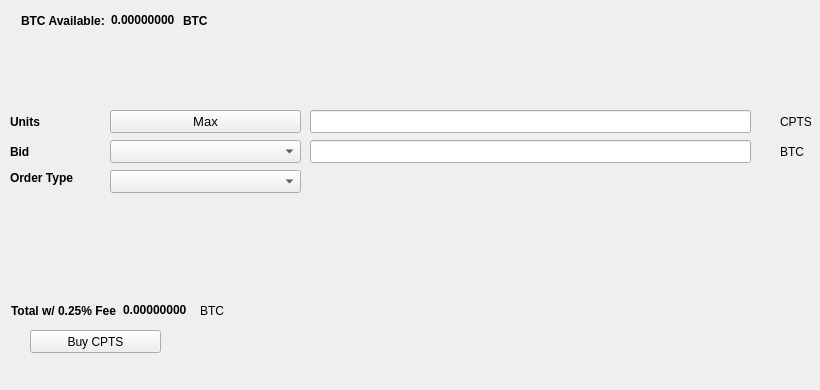
   <widget class="QWidget" name="BuyTab">
    <attribute name="title">
     <string>Buy</string>
    </attribute>
    <widget class="QPushButton" name="BuyCPTS">
     <property name="geometry">
      <rect>
       <x>30</x>
       <y>330</y>
       <width>131</width>
       <height>23</height>
      </rect>
     </property>
     <property name="text">
      <string>Buy CPTS</string>
     </property>
     <property name="icon">
      <iconset resource="../cpts.qrc">
       <normaloff>:/icons/bitcoin</normaloff>:/icons/bitcoin</iconset>
     </property>
    </widget>
    <widget class="QLabel" name="label_3">
     <property name="geometry">
      <rect>
       <x>10</x>
       <y>110</y>
       <width>46</width>
       <height>23</height>
      </rect>
     </property>
     <property name="font">
      <font>
       <weight>75</weight>
       <bold>true</bold>
      </font>
     </property>
     <property name="text">
      <string>Units</string>
     </property>
    </widget>
    <widget class="QLineEdit" name="UnitsInput">
     <property name="geometry">
      <rect>
       <x>310</x>
       <y>110</y>
       <width>441</width>
       <height>23</height>
      </rect>
     </property>
     <property name="font">
      <font>
       <pointsize>9</pointsize>
       <weight>75</weight>
       <bold>true</bold>
      </font>
     </property>
    </widget>
    <widget class="QLineEdit" name="BuyBidPriceEdit">
     <property name="geometry">
      <rect>
       <x>310</x>
       <y>140</y>
       <width>441</width>
       <height>23</height>
      </rect>
     </property>
     <property name="font">
      <font>
       <pointsize>9</pointsize>
       <weight>75</weight>
       <bold>true</bold>
      </font>
     </property>
    </widget>
    <widget class="QLabel" name="label_4">
     <property name="geometry">
      <rect>
       <x>780</x>
       <y>110</y>
       <width>31</width>
       <height>23</height>
      </rect>
     </property>
     <property name="text">
      <string>CPTS</string>
     </property>
    </widget>
    <widget class="QLabel" name="label_5">
     <property name="geometry">
      <rect>
       <x>780</x>
       <y>140</y>
       <width>31</width>
       <height>23</height>
      </rect>
     </property>
     <property name="text">
      <string>BTC</string>
     </property>
    </widget>
    <widget class="QLabel" name="label_6">
     <property name="geometry">
      <rect>
       <x>10</x>
       <y>140</y>
       <width>46</width>
       <height>23</height>
      </rect>
     </property>
     <property name="font">
      <font>
       <weight>75</weight>
       <bold>true</bold>
      </font>
     </property>
     <property name="text">
      <string>Bid</string>
     </property>
    </widget>
    <widget class="QLabel" name="label_7">
     <property name="geometry">
      <rect>
       <x>10</x>
       <y>170</y>
       <width>91</width>
       <height>16</height>
      </rect>
     </property>
     <property name="font">
      <font>
       <weight>75</weight>
       <bold>true</bold>
      </font>
     </property>
     <property name="text">
      <string>Order Type</string>
     </property>
    </widget>
    <widget class="QPushButton" name="Buy_Max_Amount">
     <property name="geometry">
      <rect>
       <x>110</x>
       <y>110</y>
       <width>191</width>
       <height>23</height>
      </rect>
     </property>
     <property name="font">
      <font>
       <pointsize>10</pointsize>
      </font>
     </property>
     <property name="text">
      <string>Max</string>
     </property>
    </widget>
    <widget class="QComboBox" name="BuyBidcomboBox">
     <property name="geometry">
      <rect>
       <x>110</x>
       <y>140</y>
       <width>191</width>
       <height>23</height>
      </rect>
     </property>
     <property name="font">
      <font>
       <pointsize>10</pointsize>
      </font>
     </property>
    </widget>
    <widget class="QComboBox" name="buyOrdertypeCombo">
     <property name="geometry">
      <rect>
       <x>110</x>
       <y>170</y>
       <width>191</width>
       <height>23</height>
      </rect>
     </property>
     <property name="font">
      <font>
       <pointsize>10</pointsize>
      </font>
     </property>
    </widget>
    <widget class="QWidget" name="layoutWidget1">
     <property name="geometry">
      <rect>
       <x>21</x>
       <y>11</y>
       <width>227</width>
       <height>19</height>
      </rect>
     </property>
     <layout class="QHBoxLayout" name="horizontalLayout_3">
      <item>
       <widget class="QLabel" name="label232">
        <property name="font">
         <font>
          <weight>75</weight>
          <bold>true</bold>
         </font>
        </property>
        <property name="text">
         <string>BTC Available:</string>
        </property>
       </widget>
      </item>
      <item>
       <widget class="QLabel" name="BtcAvailableLbl">
        <property name="palette">
         <palette>
          <active>
           <colorrole role="WindowText">
            <brush brushstyle="SolidPattern">
             <color alpha="255">
              <red>0</red>
              <green>0</green>
              <blue>0</blue>
             </color>
            </brush>
           </colorrole>
           <colorrole role="Button">
            <brush brushstyle="SolidPattern">
             <color alpha="255">
              <red>0</red>
              <green>170</green>
              <blue>0</blue>
             </color>
            </brush>
           </colorrole>
           <colorrole role="Light">
            <brush brushstyle="SolidPattern">
             <color alpha="255">
              <red>0</red>
              <green>255</green>
              <blue>0</blue>
             </color>
            </brush>
           </colorrole>
           <colorrole role="Midlight">
            <brush brushstyle="SolidPattern">
             <color alpha="255">
              <red>0</red>
              <green>212</green>
              <blue>0</blue>
             </color>
            </brush>
           </colorrole>
           <colorrole role="Dark">
            <brush brushstyle="SolidPattern">
             <color alpha="255">
              <red>0</red>
              <green>85</green>
              <blue>0</blue>
             </color>
            </brush>
           </colorrole>
           <colorrole role="Mid">
            <brush brushstyle="SolidPattern">
             <color alpha="255">
              <red>0</red>
              <green>113</green>
              <blue>0</blue>
             </color>
            </brush>
           </colorrole>
           <colorrole role="Text">
            <brush brushstyle="SolidPattern">
             <color alpha="255">
              <red>0</red>
              <green>170</green>
              <blue>0</blue>
             </color>
            </brush>
           </colorrole>
           <colorrole role="BrightText">
            <brush brushstyle="SolidPattern">
             <color alpha="255">
              <red>255</red>
              <green>255</green>
              <blue>255</blue>
             </color>
            </brush>
           </colorrole>
           <colorrole role="ButtonText">
            <brush brushstyle="SolidPattern">
             <color alpha="255">
              <red>0</red>
              <green>0</green>
              <blue>0</blue>
             </color>
            </brush>
           </colorrole>
           <colorrole role="Base">
            <brush brushstyle="SolidPattern">
             <color alpha="255">
              <red>255</red>
              <green>255</green>
              <blue>255</blue>
             </color>
            </brush>
           </colorrole>
           <colorrole role="Window">
            <brush brushstyle="SolidPattern">
             <color alpha="255">
              <red>0</red>
              <green>170</green>
              <blue>0</blue>
             </color>
            </brush>
           </colorrole>
           <colorrole role="Shadow">
            <brush brushstyle="SolidPattern">
             <color alpha="255">
              <red>0</red>
              <green>0</green>
              <blue>0</blue>
             </color>
            </brush>
           </colorrole>
           <colorrole role="AlternateBase">
            <brush brushstyle="SolidPattern">
             <color alpha="255">
              <red>127</red>
              <green>212</green>
              <blue>127</blue>
             </color>
            </brush>
           </colorrole>
           <colorrole role="ToolTipBase">
            <brush brushstyle="SolidPattern">
             <color alpha="255">
              <red>255</red>
              <green>255</green>
              <blue>220</blue>
             </color>
            </brush>
           </colorrole>
           <colorrole role="ToolTipText">
            <brush brushstyle="SolidPattern">
             <color alpha="255">
              <red>0</red>
              <green>0</green>
              <blue>0</blue>
             </color>
            </brush>
           </colorrole>
          </active>
          <inactive>
           <colorrole role="WindowText">
            <brush brushstyle="SolidPattern">
             <color alpha="255">
              <red>0</red>
              <green>0</green>
              <blue>0</blue>
             </color>
            </brush>
           </colorrole>
           <colorrole role="Button">
            <brush brushstyle="SolidPattern">
             <color alpha="255">
              <red>0</red>
              <green>170</green>
              <blue>0</blue>
             </color>
            </brush>
           </colorrole>
           <colorrole role="Light">
            <brush brushstyle="SolidPattern">
             <color alpha="255">
              <red>0</red>
              <green>255</green>
              <blue>0</blue>
             </color>
            </brush>
           </colorrole>
           <colorrole role="Midlight">
            <brush brushstyle="SolidPattern">
             <color alpha="255">
              <red>0</red>
              <green>212</green>
              <blue>0</blue>
             </color>
            </brush>
           </colorrole>
           <colorrole role="Dark">
            <brush brushstyle="SolidPattern">
             <color alpha="255">
              <red>0</red>
              <green>85</green>
              <blue>0</blue>
             </color>
            </brush>
           </colorrole>
           <colorrole role="Mid">
            <brush brushstyle="SolidPattern">
             <color alpha="255">
              <red>0</red>
              <green>113</green>
              <blue>0</blue>
             </color>
            </brush>
           </colorrole>
           <colorrole role="Text">
            <brush brushstyle="SolidPattern">
             <color alpha="255">
              <red>0</red>
              <green>170</green>
              <blue>0</blue>
             </color>
            </brush>
           </colorrole>
           <colorrole role="BrightText">
            <brush brushstyle="SolidPattern">
             <color alpha="255">
              <red>255</red>
              <green>255</green>
              <blue>255</blue>
             </color>
            </brush>
           </colorrole>
           <colorrole role="ButtonText">
            <brush brushstyle="SolidPattern">
             <color alpha="255">
              <red>0</red>
              <green>0</green>
              <blue>0</blue>
             </color>
            </brush>
           </colorrole>
           <colorrole role="Base">
            <brush brushstyle="SolidPattern">
             <color alpha="255">
              <red>255</red>
              <green>255</green>
              <blue>255</blue>
             </color>
            </brush>
           </colorrole>
           <colorrole role="Window">
            <brush brushstyle="SolidPattern">
             <color alpha="255">
              <red>0</red>
              <green>170</green>
              <blue>0</blue>
             </color>
            </brush>
           </colorrole>
           <colorrole role="Shadow">
            <brush brushstyle="SolidPattern">
             <color alpha="255">
              <red>0</red>
              <green>0</green>
              <blue>0</blue>
             </color>
            </brush>
           </colorrole>
           <colorrole role="AlternateBase">
            <brush brushstyle="SolidPattern">
             <color alpha="255">
              <red>127</red>
              <green>212</green>
              <blue>127</blue>
             </color>
            </brush>
           </colorrole>
           <colorrole role="ToolTipBase">
            <brush brushstyle="SolidPattern">
             <color alpha="255">
              <red>255</red>
              <green>255</green>
              <blue>220</blue>
             </color>
            </brush>
           </colorrole>
           <colorrole role="ToolTipText">
            <brush brushstyle="SolidPattern">
             <color alpha="255">
              <red>0</red>
              <green>0</green>
              <blue>0</blue>
             </color>
            </brush>
           </colorrole>
          </inactive>
          <disabled>
           <colorrole role="WindowText">
            <brush brushstyle="SolidPattern">
             <color alpha="255">
              <red>0</red>
              <green>85</green>
              <blue>0</blue>
             </color>
            </brush>
           </colorrole>
           <colorrole role="Button">
            <brush brushstyle="SolidPattern">
             <color alpha="255">
              <red>0</red>
              <green>170</green>
              <blue>0</blue>
             </color>
            </brush>
           </colorrole>
           <colorrole role="Light">
            <brush brushstyle="SolidPattern">
             <color alpha="255">
              <red>0</red>
              <green>255</green>
              <blue>0</blue>
             </color>
            </brush>
           </colorrole>
           <colorrole role="Midlight">
            <brush brushstyle="SolidPattern">
             <color alpha="255">
              <red>0</red>
              <green>212</green>
              <blue>0</blue>
             </color>
            </brush>
           </colorrole>
           <colorrole role="Dark">
            <brush brushstyle="SolidPattern">
             <color alpha="255">
              <red>0</red>
              <green>85</green>
              <blue>0</blue>
             </color>
            </brush>
           </colorrole>
           <colorrole role="Mid">
            <brush brushstyle="SolidPattern">
             <color alpha="255">
              <red>0</red>
              <green>113</green>
              <blue>0</blue>
             </color>
            </brush>
           </colorrole>
           <colorrole role="Text">
            <brush brushstyle="SolidPattern">
             <color alpha="255">
              <red>0</red>
              <green>85</green>
              <blue>0</blue>
             </color>
            </brush>
           </colorrole>
           <colorrole role="BrightText">
            <brush brushstyle="SolidPattern">
             <color alpha="255">
              <red>255</red>
              <green>255</green>
              <blue>255</blue>
             </color>
            </brush>
           </colorrole>
           <colorrole role="ButtonText">
            <brush brushstyle="SolidPattern">
             <color alpha="255">
              <red>0</red>
              <green>85</green>
              <blue>0</blue>
             </color>
            </brush>
           </colorrole>
           <colorrole role="Base">
            <brush brushstyle="SolidPattern">
             <color alpha="255">
              <red>0</red>
              <green>170</green>
              <blue>0</blue>
             </color>
            </brush>
           </colorrole>
           <colorrole role="Window">
            <brush brushstyle="SolidPattern">
             <color alpha="255">
              <red>0</red>
              <green>170</green>
              <blue>0</blue>
             </color>
            </brush>
           </colorrole>
           <colorrole role="Shadow">
            <brush brushstyle="SolidPattern">
             <color alpha="255">
              <red>0</red>
              <green>0</green>
              <blue>0</blue>
             </color>
            </brush>
           </colorrole>
           <colorrole role="AlternateBase">
            <brush brushstyle="SolidPattern">
             <color alpha="255">
              <red>0</red>
              <green>170</green>
              <blue>0</blue>
             </color>
            </brush>
           </colorrole>
           <colorrole role="ToolTipBase">
            <brush brushstyle="SolidPattern">
             <color alpha="255">
              <red>255</red>
              <green>255</green>
              <blue>220</blue>
             </color>
            </brush>
           </colorrole>
           <colorrole role="ToolTipText">
            <brush brushstyle="SolidPattern">
             <color alpha="255">
              <red>0</red>
              <green>0</green>
              <blue>0</blue>
             </color>
            </brush>
           </colorrole>
          </disabled>
         </palette>
        </property>
        <property name="font">
         <font>
          <weight>75</weight>
          <bold>true</bold>
         </font>
        </property>
        <property name="text">
         <string>0.00000000</string>
        </property>
        <property name="textInteractionFlags">
         <set>Qt::LinksAccessibleByMouse|Qt::TextSelectableByKeyboard|Qt::TextSelectableByMouse</set>
        </property>
       </widget>
      </item>
      <item>
       <widget class="QLabel" name="BtcAvailableLbl_2">
        <property name="font">
         <font>
          <weight>75</weight>
          <bold>true</bold>
         </font>
        </property>
        <property name="text">
         <string>BTC</string>
        </property>
       </widget>
      </item>
     </layout>
    </widget>
    <widget class="QWidget" name="layoutWidge2">
     <property name="geometry">
      <rect>
       <x>11</x>
       <y>301</y>
       <width>259</width>
       <height>19</height>
      </rect>
     </property>
     <layout class="QHBoxLayout" name="horizontalLayout_4">
      <item>
       <widget class="QLabel" name="label_9">
        <property name="font">
         <font>
          <weight>75</weight>
          <bold>true</bold>
         </font>
        </property>
        <property name="text">
         <string>Total w/ 0.25% Fee</string>
        </property>
       </widget>
      </item>
      <item>
       <widget class="QLabel" name="BuyCostLabel">
        <property name="palette">
         <palette>
          <active>
           <colorrole role="WindowText">
            <brush brushstyle="SolidPattern">
             <color alpha="255">
              <red>0</red>
              <green>0</green>
              <blue>0</blue>
             </color>
            </brush>
           </colorrole>
           <colorrole role="Button">
            <brush brushstyle="SolidPattern">
             <color alpha="255">
              <red>0</red>
              <green>170</green>
              <blue>0</blue>
             </color>
            </brush>
           </colorrole>
           <colorrole role="Light">
            <brush brushstyle="SolidPattern">
             <color alpha="255">
              <red>0</red>
              <green>255</green>
              <blue>0</blue>
             </color>
            </brush>
           </colorrole>
           <colorrole role="Midlight">
            <brush brushstyle="SolidPattern">
             <color alpha="255">
              <red>0</red>
              <green>212</green>
              <blue>0</blue>
             </color>
            </brush>
           </colorrole>
           <colorrole role="Dark">
            <brush brushstyle="SolidPattern">
             <color alpha="255">
              <red>0</red>
              <green>85</green>
              <blue>0</blue>
             </color>
            </brush>
           </colorrole>
           <colorrole role="Mid">
            <brush brushstyle="SolidPattern">
             <color alpha="255">
              <red>0</red>
              <green>113</green>
              <blue>0</blue>
             </color>
            </brush>
           </colorrole>
           <colorrole role="Text">
            <brush brushstyle="SolidPattern">
             <color alpha="255">
              <red>0</red>
              <green>170</green>
              <blue>0</blue>
             </color>
            </brush>
           </colorrole>
           <colorrole role="BrightText">
            <brush brushstyle="SolidPattern">
             <color alpha="255">
              <red>255</red>
              <green>255</green>
              <blue>255</blue>
             </color>
            </brush>
           </colorrole>
           <colorrole role="ButtonText">
            <brush brushstyle="SolidPattern">
             <color alpha="255">
              <red>0</red>
              <green>0</green>
              <blue>0</blue>
             </color>
            </brush>
           </colorrole>
           <colorrole role="Base">
            <brush brushstyle="SolidPattern">
             <color alpha="255">
              <red>255</red>
              <green>255</green>
              <blue>255</blue>
             </color>
            </brush>
           </colorrole>
           <colorrole role="Window">
            <brush brushstyle="SolidPattern">
             <color alpha="255">
              <red>0</red>
              <green>170</green>
              <blue>0</blue>
             </color>
            </brush>
           </colorrole>
           <colorrole role="Shadow">
            <brush brushstyle="SolidPattern">
             <color alpha="255">
              <red>0</red>
              <green>0</green>
              <blue>0</blue>
             </color>
            </brush>
           </colorrole>
           <colorrole role="AlternateBase">
            <brush brushstyle="SolidPattern">
             <color alpha="255">
              <red>127</red>
              <green>212</green>
              <blue>127</blue>
             </color>
            </brush>
           </colorrole>
           <colorrole role="ToolTipBase">
            <brush brushstyle="SolidPattern">
             <color alpha="255">
              <red>255</red>
              <green>255</green>
              <blue>220</blue>
             </color>
            </brush>
           </colorrole>
           <colorrole role="ToolTipText">
            <brush brushstyle="SolidPattern">
             <color alpha="255">
              <red>0</red>
              <green>0</green>
              <blue>0</blue>
             </color>
            </brush>
           </colorrole>
          </active>
          <inactive>
           <colorrole role="WindowText">
            <brush brushstyle="SolidPattern">
             <color alpha="255">
              <red>0</red>
              <green>0</green>
              <blue>0</blue>
             </color>
            </brush>
           </colorrole>
           <colorrole role="Button">
            <brush brushstyle="SolidPattern">
             <color alpha="255">
              <red>0</red>
              <green>170</green>
              <blue>0</blue>
             </color>
            </brush>
           </colorrole>
           <colorrole role="Light">
            <brush brushstyle="SolidPattern">
             <color alpha="255">
              <red>0</red>
              <green>255</green>
              <blue>0</blue>
             </color>
            </brush>
           </colorrole>
           <colorrole role="Midlight">
            <brush brushstyle="SolidPattern">
             <color alpha="255">
              <red>0</red>
              <green>212</green>
              <blue>0</blue>
             </color>
            </brush>
           </colorrole>
           <colorrole role="Dark">
            <brush brushstyle="SolidPattern">
             <color alpha="255">
              <red>0</red>
              <green>85</green>
              <blue>0</blue>
             </color>
            </brush>
           </colorrole>
           <colorrole role="Mid">
            <brush brushstyle="SolidPattern">
             <color alpha="255">
              <red>0</red>
              <green>113</green>
              <blue>0</blue>
             </color>
            </brush>
           </colorrole>
           <colorrole role="Text">
            <brush brushstyle="SolidPattern">
             <color alpha="255">
              <red>0</red>
              <green>170</green>
              <blue>0</blue>
             </color>
            </brush>
           </colorrole>
           <colorrole role="BrightText">
            <brush brushstyle="SolidPattern">
             <color alpha="255">
              <red>255</red>
              <green>255</green>
              <blue>255</blue>
             </color>
            </brush>
           </colorrole>
           <colorrole role="ButtonText">
            <brush brushstyle="SolidPattern">
             <color alpha="255">
              <red>0</red>
              <green>0</green>
              <blue>0</blue>
             </color>
            </brush>
           </colorrole>
           <colorrole role="Base">
            <brush brushstyle="SolidPattern">
             <color alpha="255">
              <red>255</red>
              <green>255</green>
              <blue>255</blue>
             </color>
            </brush>
           </colorrole>
           <colorrole role="Window">
            <brush brushstyle="SolidPattern">
             <color alpha="255">
              <red>0</red>
              <green>170</green>
              <blue>0</blue>
             </color>
            </brush>
           </colorrole>
           <colorrole role="Shadow">
            <brush brushstyle="SolidPattern">
             <color alpha="255">
              <red>0</red>
              <green>0</green>
              <blue>0</blue>
             </color>
            </brush>
           </colorrole>
           <colorrole role="AlternateBase">
            <brush brushstyle="SolidPattern">
             <color alpha="255">
              <red>127</red>
              <green>212</green>
              <blue>127</blue>
             </color>
            </brush>
           </colorrole>
           <colorrole role="ToolTipBase">
            <brush brushstyle="SolidPattern">
             <color alpha="255">
              <red>255</red>
              <green>255</green>
              <blue>220</blue>
             </color>
            </brush>
           </colorrole>
           <colorrole role="ToolTipText">
            <brush brushstyle="SolidPattern">
             <color alpha="255">
              <red>0</red>
              <green>0</green>
              <blue>0</blue>
             </color>
            </brush>
           </colorrole>
          </inactive>
          <disabled>
           <colorrole role="WindowText">
            <brush brushstyle="SolidPattern">
             <color alpha="255">
              <red>0</red>
              <green>85</green>
              <blue>0</blue>
             </color>
            </brush>
           </colorrole>
           <colorrole role="Button">
            <brush brushstyle="SolidPattern">
             <color alpha="255">
              <red>0</red>
              <green>170</green>
              <blue>0</blue>
             </color>
            </brush>
           </colorrole>
           <colorrole role="Light">
            <brush brushstyle="SolidPattern">
             <color alpha="255">
              <red>0</red>
              <green>255</green>
              <blue>0</blue>
             </color>
            </brush>
           </colorrole>
           <colorrole role="Midlight">
            <brush brushstyle="SolidPattern">
             <color alpha="255">
              <red>0</red>
              <green>212</green>
              <blue>0</blue>
             </color>
            </brush>
           </colorrole>
           <colorrole role="Dark">
            <brush brushstyle="SolidPattern">
             <color alpha="255">
              <red>0</red>
              <green>85</green>
              <blue>0</blue>
             </color>
            </brush>
           </colorrole>
           <colorrole role="Mid">
            <brush brushstyle="SolidPattern">
             <color alpha="255">
              <red>0</red>
              <green>113</green>
              <blue>0</blue>
             </color>
            </brush>
           </colorrole>
           <colorrole role="Text">
            <brush brushstyle="SolidPattern">
             <color alpha="255">
              <red>0</red>
              <green>85</green>
              <blue>0</blue>
             </color>
            </brush>
           </colorrole>
           <colorrole role="BrightText">
            <brush brushstyle="SolidPattern">
             <color alpha="255">
              <red>255</red>
              <green>255</green>
              <blue>255</blue>
             </color>
            </brush>
           </colorrole>
           <colorrole role="ButtonText">
            <brush brushstyle="SolidPattern">
             <color alpha="255">
              <red>0</red>
              <green>85</green>
              <blue>0</blue>
             </color>
            </brush>
           </colorrole>
           <colorrole role="Base">
            <brush brushstyle="SolidPattern">
             <color alpha="255">
              <red>0</red>
              <green>170</green>
              <blue>0</blue>
             </color>
            </brush>
           </colorrole>
           <colorrole role="Window">
            <brush brushstyle="SolidPattern">
             <color alpha="255">
              <red>0</red>
              <green>170</green>
              <blue>0</blue>
             </color>
            </brush>
           </colorrole>
           <colorrole role="Shadow">
            <brush brushstyle="SolidPattern">
             <color alpha="255">
              <red>0</red>
              <green>0</green>
              <blue>0</blue>
             </color>
            </brush>
           </colorrole>
           <colorrole role="AlternateBase">
            <brush brushstyle="SolidPattern">
             <color alpha="255">
              <red>0</red>
              <green>170</green>
              <blue>0</blue>
             </color>
            </brush>
           </colorrole>
           <colorrole role="ToolTipBase">
            <brush brushstyle="SolidPattern">
             <color alpha="255">
              <red>255</red>
              <green>255</green>
              <blue>220</blue>
             </color>
            </brush>
           </colorrole>
           <colorrole role="ToolTipText">
            <brush brushstyle="SolidPattern">
             <color alpha="255">
              <red>0</red>
              <green>0</green>
              <blue>0</blue>
             </color>
            </brush>
           </colorrole>
          </disabled>
         </palette>
        </property>
        <property name="font">
         <font>
          <weight>75</weight>
          <bold>true</bold>
         </font>
        </property>
        <property name="autoFillBackground">
         <bool>false</bool>
        </property>
        <property name="text">
         <string>0.00000000</string>
        </property>
        <property name="textInteractionFlags">
         <set>Qt::LinksAccessibleByMouse|Qt::TextSelectableByMouse</set>
        </property>
       </widget>
      </item>
      <item>
       <widget class="QLabel" name="label_10">
        <property name="font">
         <font>
          <weight>50</weight>
          <bold>false</bold>
         </font>
        </property>
        <property name="text">
         <string>BTC</string>
        </property>
       </widget>
      </item>
     </layout>
    </widget>
    <widget class="QLabel" name="label_24">
     <property name="geometry">
      <rect>
       <x>460</x>
       <y>300</y>
       <width>281</width>
       <height>81</height>
      </rect>
     </property>
     <property name="text">
      <string/>
     </property>
     <property name="pixmap">
      <pixmap>:/images/bittrex</pixmap>
     </property>
    </widget>
   </widget>
